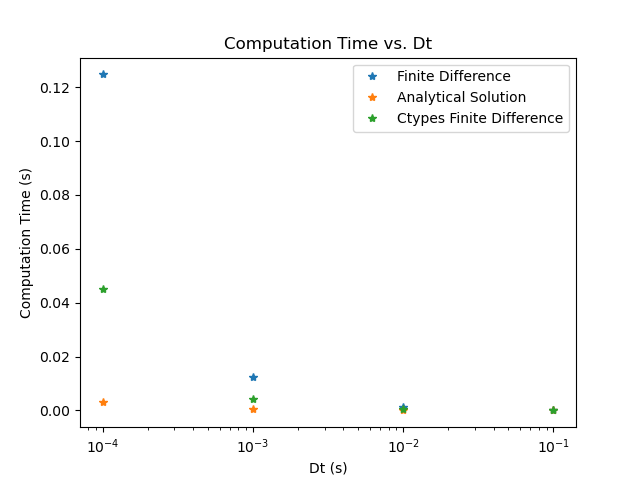

Here is the Python script that generated this plot:
#! /bin/python3
import os
import numpy as np
from time import time
import matplotlib.pyplot as plt
import ctypes as ct

path = os.getcwd()
clibrary = ct.CDLL(os.path.join(path,'shm.so'))

# calculation parameters
#dt = 0.001   # delta t
t0 = 0       # initial time
tf = 10      # final time

# vector of step sizes to test
dt_vec = [0.1, 0.01, 0.001, 0.0001] #, 0.00001]

# initialize result vectors
FD_time_vec   = np.zeros(len(dt_vec))  # times for FD calculation
FDC_time_vec  = np.zeros(len(dt_vec))  # times for FD Ctypes calculation
an_time_vec   = np.zeros(len(dt_vec))  # times for analytical solution calculation
error_FD_vec  = np.zeros(len(dt_vec))  # errors b/w FD and analytical cals
error_FDC_vec = np.zeros(len(dt_vec))  # errors b/w FD Ctypes and analytical calcs
error_vec     = np.zeros(len(dt_vec))  # errors b/w FD and FD Ctypes calcs

# Loop over dt values contained in dt_vec list
for i in range(len(dt_vec)):

    ###--- Finite Diference Forward Solver --- ##
    fd_start = time()

    # initialize grids
    t=np.arange(t0,tf,dt_vec[i]) # construct time grid
    x=np.zeros(len(t))    # construct soln gid

    # set initial conditions
    x[0] = 1
    x[1] = 1

    # implement forward solver
    for j in range(1,len(t)-1):
        x[j+1] = ( 2 - dt_vec[i]**2)*x[j]-x[j-1]

    fd_end = time()
    FD_time_vec[i] = fd_end-fd_start       # save calculation time


    ###--- Finite Diference Forward Solver - CTYPES ---###

    fdC_start = time()

    # set C specific parameters
    knum = int( ( tf - t0 ) / dt_vec[i] )  # size of solution array
    array = (ct.c_double * knum)()         # define array to save solution

    # set C argument and result types
    clibrary.SHM_FDfor.argtypes = [ct.POINTER(ct.c_double), ct.c_double, ct.c_int]
    clibrary.SHM_FDfor.restype = ct.POINTER(ct.c_double)

    # call the C function
    sol = clibrary.SHM_FDfor(array, dt_vec[i], knum)

    # save Ctypes array into a numpy array for further processing
    Cx = np.zeros(len(t))
    for j in range(knum):
        Cx[j] = sol[j]
#       print(Cx[i])
    fdC_end = time()
    FDC_time_vec[i] = fdC_end - fdC_start   # save calculation time

    ###--- Analytical Solution ---###
    an_start = time()

    # initialize 'an_sol' analytical solution vector
    an_sol=np.zeros(len(t))

    # populate analytical solution vector
    an_sol=np.cos(t)

    an_end = time()
    an_time_vec[i] = an_end - an_start

    # save errors
    error_FD = np.zeros(len(t))        # error b/w FD and analytical soln
    error_FD = np.abs( an_sol - x )
    error_FD_vec[i] = np.sum(error_FD)

    error_FDC = np.zeros(len(t))        # error b/w FD Ctypes and analytical soln
    error_FDC = np.abs( an_sol - Cx )
    error_FDC_vec[i] = np.sum(error_FDC)

    error  = np.zeros(len(t))        # error b/w FD & FD Ctypes solns
    error  = np.abs( x - Cx )
    error_vec[i] = np.sum(error)



print("\nError between forward solver and analytical soln: ",        error_FD_vec )
print("\nError between Ctypes forward solver and analytical soln: ", error_FDC_vec )
print("\nError between Ctypes and Python forward solvers: ",         error_vec )



## Plotting ##
plt.plot(dt_vec, FD_time_vec, '*',  label = 'Finite Difference')
plt.plot(dt_vec, an_time_vec, '*',  label = 'Analytical Solution')
plt.plot(dt_vec, FDC_time_vec,'*',  label = 'Ctypes Finite Difference')
plt.xscale('log')
plt.xlabel('Dt (s)')
plt.ylabel('Computation Time (s)')
plt.title('Computation Time vs. Dt')
plt.legend()
plt.savefig('shm_dt_analysis.png')
